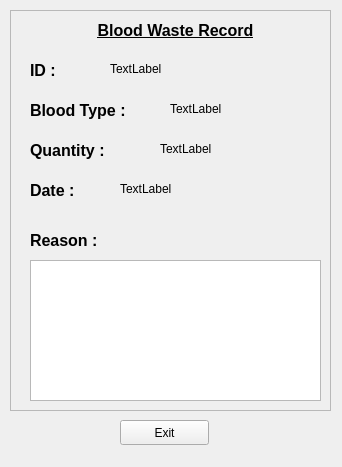
<?xml version="1.0" encoding="UTF-8"?>
<ui version="4.0">
 <class>bloodwasteReciept</class>
 <widget class="QWidget" name="bloodwasteReciept">
  <property name="windowModality">
   <enum>Qt::ApplicationModal</enum>
  </property>
  <property name="geometry">
   <rect>
    <x>0</x>
    <y>0</y>
    <width>342</width>
    <height>467</height>
   </rect>
  </property>
  <property name="windowTitle">
   <string>Record</string>
  </property>
  <widget class="QFrame" name="frame">
   <property name="geometry">
    <rect>
     <x>10</x>
     <y>10</y>
     <width>321</width>
     <height>401</height>
    </rect>
   </property>
   <property name="frameShape">
    <enum>QFrame::StyledPanel</enum>
   </property>
   <property name="frameShadow">
    <enum>QFrame::Raised</enum>
   </property>
   <widget class="QLabel" name="bloodBillingLabel">
    <property name="geometry">
     <rect>
      <x>20</x>
      <y>-10</y>
      <width>291</width>
      <height>61</height>
     </rect>
    </property>
    <property name="styleSheet">
     <string notr="true">font-size:12pt;
font-weight: bold;</string>
    </property>
    <property name="text">
     <string>&lt;html&gt;&lt;head/&gt;&lt;body&gt;&lt;p align=&quot;center&quot;&gt;&lt;span style=&quot; font-size:12pt; text-decoration: underline;&quot;&gt;Blood Waste Record&lt;/span&gt;&lt;/p&gt;&lt;/body&gt;&lt;/html&gt;</string>
    </property>
   </widget>
   <widget class="QLabel" name="bloodTypeLabel">
    <property name="geometry">
     <rect>
      <x>20</x>
      <y>80</y>
      <width>151</width>
      <height>41</height>
     </rect>
    </property>
    <property name="styleSheet">
     <string notr="true">font-size:12pt;
font-weight: bold;</string>
    </property>
    <property name="text">
     <string>&lt;html&gt;&lt;head/&gt;&lt;body&gt;&lt;p&gt;Blood Type :&lt;/p&gt;&lt;/body&gt;&lt;/html&gt;</string>
    </property>
   </widget>
   <widget class="QLabel" name="quantityLabel">
    <property name="geometry">
     <rect>
      <x>20</x>
      <y>120</y>
      <width>151</width>
      <height>41</height>
     </rect>
    </property>
    <property name="styleSheet">
     <string notr="true">font-size:12pt;
font-weight: bold;</string>
    </property>
    <property name="text">
     <string>&lt;html&gt;&lt;head/&gt;&lt;body&gt;&lt;p&gt;Quantity :&lt;/p&gt;&lt;/body&gt;&lt;/html&gt;</string>
    </property>
   </widget>
   <widget class="QLabel" name="reasonLabel">
    <property name="geometry">
     <rect>
      <x>20</x>
      <y>210</y>
      <width>151</width>
      <height>41</height>
     </rect>
    </property>
    <property name="styleSheet">
     <string notr="true">font-size:12pt;
font-weight: bold;</string>
    </property>
    <property name="text">
     <string>&lt;html&gt;&lt;head/&gt;&lt;body&gt;&lt;p&gt;Reason : &lt;/p&gt;&lt;/body&gt;&lt;/html&gt;</string>
    </property>
   </widget>
   <widget class="QTextBrowser" name="reason">
    <property name="geometry">
     <rect>
      <x>20</x>
      <y>250</y>
      <width>291</width>
      <height>141</height>
     </rect>
    </property>
   </widget>
   <widget class="QLabel" name="quantity">
    <property name="geometry">
     <rect>
      <x>150</x>
      <y>130</y>
      <width>151</width>
      <height>17</height>
     </rect>
    </property>
    <property name="text">
     <string>TextLabel</string>
    </property>
   </widget>
   <widget class="QLabel" name="bloodtype">
    <property name="geometry">
     <rect>
      <x>160</x>
      <y>90</y>
      <width>67</width>
      <height>17</height>
     </rect>
    </property>
    <property name="text">
     <string>TextLabel</string>
    </property>
   </widget>
   <widget class="QLabel" name="idLabel">
    <property name="geometry">
     <rect>
      <x>20</x>
      <y>40</y>
      <width>51</width>
      <height>41</height>
     </rect>
    </property>
    <property name="styleSheet">
     <string notr="true">font-size:12pt;
font-weight: bold;</string>
    </property>
    <property name="text">
     <string>&lt;html&gt;&lt;head/&gt;&lt;body&gt;&lt;p&gt;ID :&lt;/p&gt;&lt;/body&gt;&lt;/html&gt;</string>
    </property>
   </widget>
   <widget class="QLabel" name="id">
    <property name="geometry">
     <rect>
      <x>100</x>
      <y>50</y>
      <width>67</width>
      <height>17</height>
     </rect>
    </property>
    <property name="text">
     <string>TextLabel</string>
    </property>
   </widget>
   <widget class="QLabel" name="dateLabel">
    <property name="geometry">
     <rect>
      <x>20</x>
      <y>160</y>
      <width>81</width>
      <height>41</height>
     </rect>
    </property>
    <property name="styleSheet">
     <string notr="true">font-size:12pt;
font-weight: bold;</string>
    </property>
    <property name="text">
     <string>&lt;html&gt;&lt;head/&gt;&lt;body&gt;&lt;p&gt;Date :&lt;/p&gt;&lt;/body&gt;&lt;/html&gt;</string>
    </property>
   </widget>
   <widget class="QLabel" name="date">
    <property name="geometry">
     <rect>
      <x>110</x>
      <y>170</y>
      <width>151</width>
      <height>17</height>
     </rect>
    </property>
    <property name="text">
     <string>TextLabel</string>
    </property>
   </widget>
  </widget>
  <widget class="QPushButton" name="exitbutton">
   <property name="geometry">
    <rect>
     <x>120</x>
     <y>420</y>
     <width>89</width>
     <height>25</height>
    </rect>
   </property>
   <property name="text">
    <string>Exit</string>
   </property>
  </widget>
 </widget>
 <resources/>
 <connections/>
</ui>
